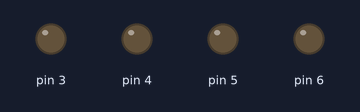
Bench run of a sketch on a simulated Arduino Uno, built with avr-gcc and run on an emulated ATmega328P. Parts: output pins drawn as LEDs (lit = HIGH).

Above: at 1.5 s.
At 2.3 s:
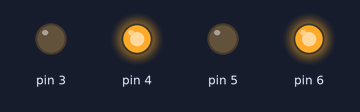
At 4.8 s:
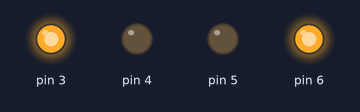
Timing chart, 0 to 7.9 s (numbered marks = the images above):
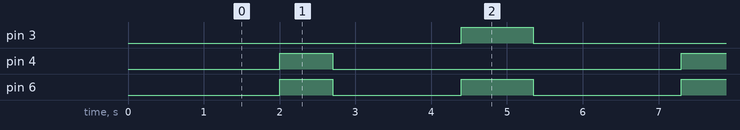

The sketch:

motor_test_3.ino
```cpp
int drive[] = {0,0,0,0,50}; // h bridge, delay


void setup() {
   // usb baudrate
  Serial.begin(9600);

  delay(1000); // delay for process to finish

  // set up motors
  pinMode(3, OUTPUT);
  pinMode(4, OUTPUT);
  pinMode(5, OUTPUT);
  pinMode(6, OUTPUT);
}

void updateMotor(int drive[]){
  if((drive[0] && drive[1]) || (drive[2] && drive[3])) { return;} // if mistake

  digitalWrite(3, drive[0]);
  digitalWrite(4, drive[1]);
  digitalWrite(5, drive[2]);
  digitalWrite(6, drive[3]);

  delay(drive[4]);
}


void turnRight(){
  for (int i=0; i<1; i++)
  {
    //             F B F B
    //int drive[] = {1,0,0,1,100};
    drive[0] = 1; drive[1] = 0; drive[2] = 0; drive[3] = 1; drive[4] = 850;
    updateMotor(drive); // turn robot
    delay(100);

    drive[0] = 0; drive[1] = 0; drive[2] = 0; drive[3] = 0;
    updateMotor(drive); // stop motors
    delay(100);
  }
}

void moveForwards(){

  // move forwards
  // B F B F
  drive[0] = 0; drive[1] = 1; drive[2] = 0; drive[3] = 1; drive[4] = 600;
  updateMotor(drive); // turn robot
  delay(100);

  // stop
  drive[0] = 0; drive[1] = 0; drive[2] = 0; drive[3] = 0;
  updateMotor(drive); // stop motors
  delay(100);
}


void loop() {
  delay(1000);
  moveForwards();


  delay(1000);
  turnRight();
}
```

Measured:
- by itself, pin 3: alternates HIGH for 0.95 s and LOW for 4.4 s
- by itself, pin 4: alternates HIGH for 0.70 s and LOW for 4.6 s
- by itself, pin 6: repeats every 5.3 s: LOW 1.7 s, HIGH 0.95 s, LOW 2.0 s, HIGH 0.70 s
